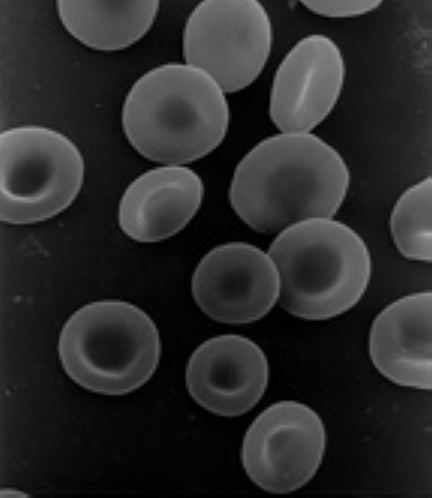
#> input picture Lab2/pics/bloodCells.tif, 432 x 498 px; its folder holds only this picture in this run
$ python gamma.py
#> lines starting #> are read from the running program, lines starting #| are printed output that depends on the picture
import numpy as np
import matplotlib.pyplot as plt
from skimage import io, color, exposure
import os

# Directory containing your TIFF images
im_dir = './pics/'

# List all TIFF files in the directory and create an array
tif_files = [os.path.join(im_dir, fname) for fname in os.listdir(im_dir) if fname.endswith('.tif')]

# Create a figure for the subplots
fig, axes = plt.subplots(len(tif_files), 4, figsize=(12, 6 * len(tif_files)))

# set gamma value <1 brighten, >1 darken
g_corr = 0.2

# Loop through and display all TIFF images
for i, file_path in enumerate(tif_files):
    try:
        # Open the TIFF file
        tif_image = io.imread(file_path)
#> tif_image is the input picture: shape (498, 432); min 0, max 176, mean 43.2

        # Convert the TIFF image to grayscale (if not already)
        if tif_image.ndim == 3:  # Check if the image has multiple channels
            tif_gray = color.rgb2gray(tif_image)
        else:
            tif_gray = tif_image

        # Scale grayscale values to floats between 0 and 1
        tif_float = tif_gray.astype(np.float32) / np.max(tif_gray)
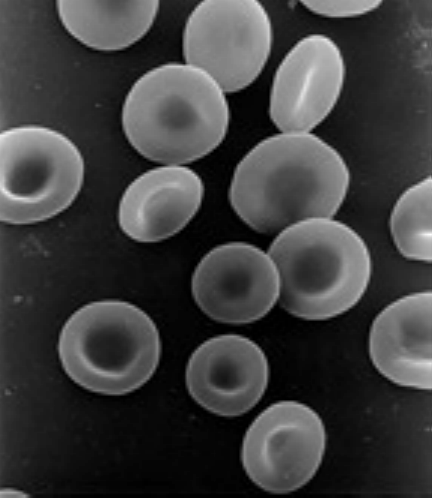
#> tif_float: shape (498, 432) float32; min 0, max 1, mean 0.245

        # Compute the histogram for the original image
        hist, bins = np.histogram(tif_float, bins=256, range=(0, 1))
#> hist = 256 values, max 7895 at index 5, min 0 at index 3, mean 840.4; bins = 257 values from 0 to 1

        tif_corrected = tif_float ** g_corr
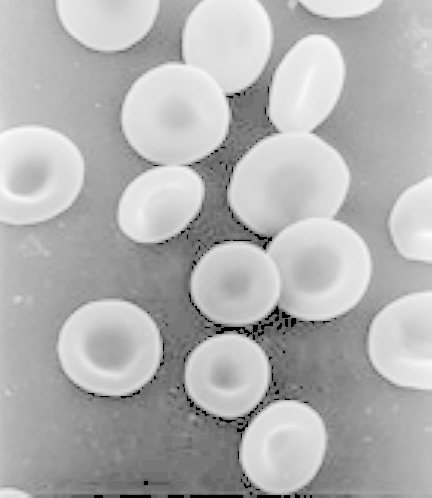
#> tif_corrected: shape (498, 432) float32; min 0, max 1, mean 0.699

        # Compute the histogram for the corrected image
        hist_new, bins_new = np.histogram(tif_corrected, bins=256, range=(0, 1))
#> hist_new = 256 values, max 7895 at index 120, min 0 at index 1, mean 840.4; bins_new = 257 values from 0 to 1

        #use built-in function for gamma correction
        tif_gamma_corrected = exposure.adjust_gamma(tif_gray, gamma=g_corr)

        # Plot the original histogram
        axes[i, 0].hist(bins[:-1], bins, weights=hist)
        axes[i, 0].set_title(f'Original {i + 1}')

        # Plot the corrected histogram
        axes[i, 1].hist(bins_new[:-1], bins_new, weights=hist_new)
        axes[i, 1].set_title(f'Corrected {i + 1}')

        axes[i, 2].imshow(tif_corrected, cmap='gray')
        axes[i, 2].set_title(f'Corrected {i + 1}')
        axes[i, 2].axis('off')

        # Plot the gamma-corrected image using a built-in function
        axes[i, 3].imshow(tif_gamma_corrected, cmap='gray')
        axes[i, 3].set_title(f'Corrected {i + 1}')
        axes[i, 3].axis('off')

    except Exception as e:
        print(f"Error processing {file_path}: {str(e)}")

fig.suptitle("Gamma Correction", fontsize=16)
plt.tight_layout(rect=[0, 0, 1, 0.97])
plt.show()

$ run again, on Lab2/pics/xRayChest.tif
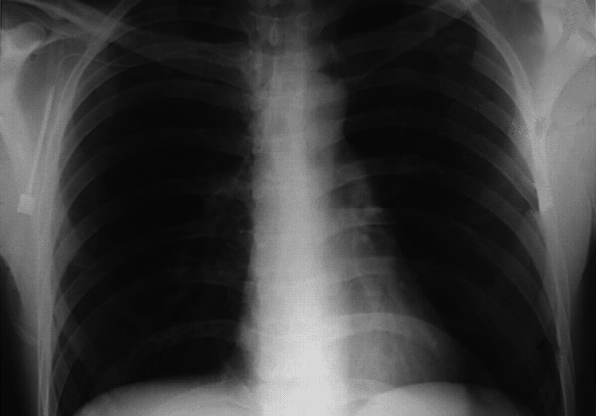
#> input picture Lab2/pics/xRayChest.tif, 596 x 416 px
#> tif_image is the input picture: shape (416, 596); min 3, max 227, mean 59.9
#> `tif_float = tif_gray.astype(np.float32) / np.max(tif_gray)`:
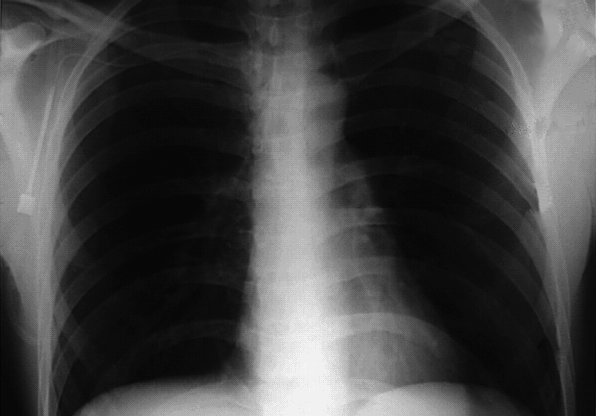
#> tif_float: shape (416, 596) float32; min 0.0132, max 1, mean 0.264
#> hist = 256 values, max 21086 at index 12, min 0 at index 0, mean 968.5; bins = 257 values from 0 to 1
#> `tif_corrected = tif_float ** g_corr`:
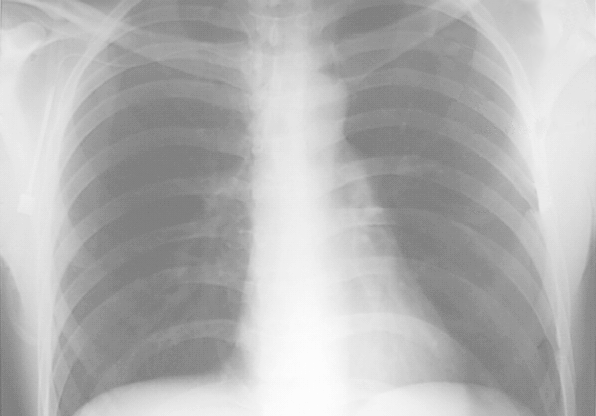
#> tif_corrected: shape (416, 596) float32; min 0.421, max 1, mean 0.707
#> hist_new = 256 values, max 21086 at index 139, min 0 at index 0, mean 968.5; bins_new = 257 values from 0 to 1
